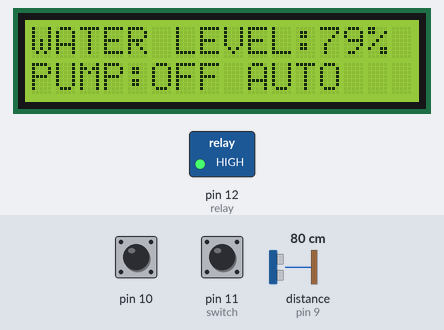
Bench run of a sketch on a simulated Arduino Uno, built with avr-gcc and run on an emulated ATmega328P. Parts: 16×2 character LCD, switched loads named in the sketch (green lamp = pin HIGH). Wiring (from diagram.json): ultrasonic range finder: trigger pin 8; echo pin 9. The inputs (shaded band) are chosen by the test bench; at power-on: distance to the obstacle (sensor on pin 9) 80 cm, pin 11 (switch) HIGH, pin 10 HIGH. The echo pulse lasts 58.3 µs per cm; EEPROM starts erased; pins used as bus, display or sensor lines are not drawn.

Above: at 1.2 s.
1.3 s: distance to the obstacle (sensor on pin 9) set to 266 cm
At 2.2 s:
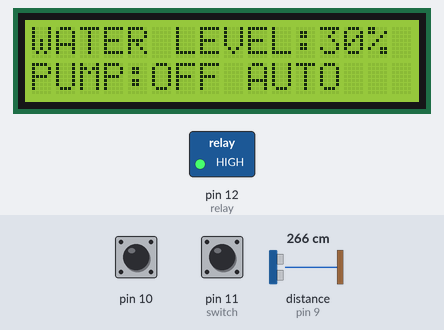
3.1 s: distance to the obstacle (sensor on pin 9) set to 273 cm
At 4.2 s:
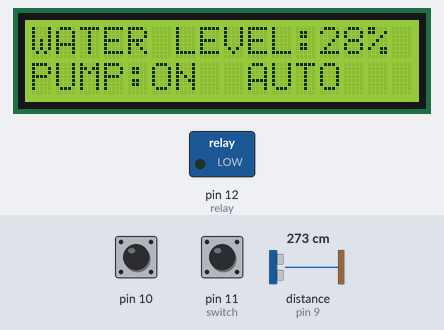
4.6 s: pin 11 (switch) pulled LOW for 0.15 s
At 5.0 s:
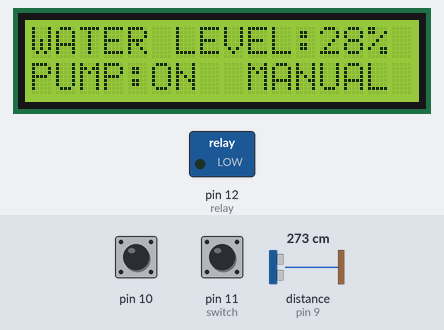
6.7 s: pin 10 pulled LOW for 0.15 s
At 8.0 s:
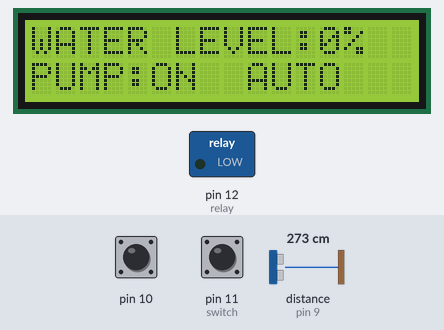
8.8 s: pin 11 (switch) pulled LOW for 1 s
At 9.6 s:
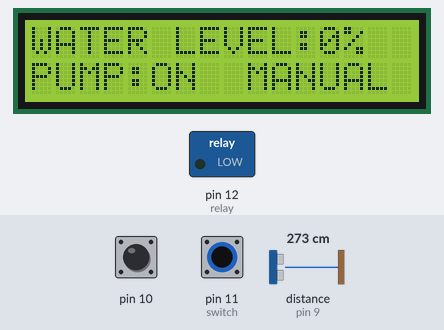
11.4 s: distance to the obstacle (sensor on pin 9) set to 18 cm
At 12.2 s:
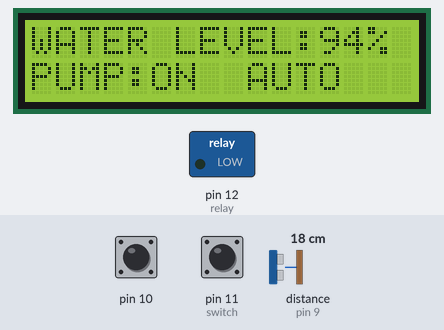
Timing chart, 0 to 13.9 s (numbered marks = the images above; inputs shaded):
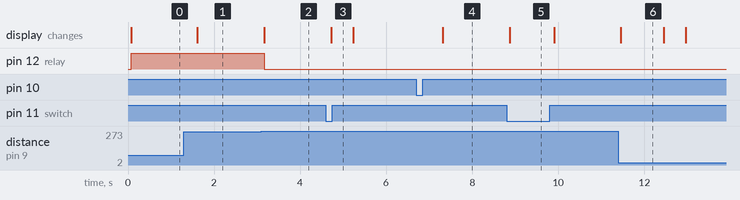

Measured:
- the behaviour switches between 269 and 270 cm on distance to the obstacle (sensor on pin 9) (found by bisection; images 1 and 2)
- after the input at 1.3 s, the display: changes after 0.31 s (image 1)
- after the input at 3.1 s, pin 12 (relay): HIGH → LOW after 0.06 s; the display: changes after 0.06 s (image 2)
- after the input at 4.6 s, the display: changes after 0.12 s (image 3)
- after the input at 6.7 s, the display: changes after 0.61 s (image 4)
- after the input at 8.8 s, the display: changes after 0.07 s (image 5)
- after the input at 11.4 s, the display: changes after 0.05 s (image 6)

The sketch:

sketch.ino
```cpp
#include <EEPROM.h>
#include <LiquidCrystal.h>

// Initialize LCD with the specified pin configuration
LiquidCrystal lcd(2, 3, 4, 5, 6, 7);

// Structure to hold water level data
struct WaterLevelData {
  long inches;
  int set_val;
  int percentage;
};
// Create an instance of the structure
WaterLevelData waterLevel;
// Pointer to the waterLevel structure
WaterLevelData *waterLevelPtr = &waterLevel;

long duration;
bool state, pump;

void setup() {
  lcd.begin(16, 2);
  lcd.print("WATER LEVEL: ");
  lcd.setCursor(0, 1);
  lcd.print("PUMP:OFF MANUAL");

  // Set pin modes for pins 8 to 12
  for (int pin = 8; pin <= 12; ++pin) {
    if (pin == 8 || pin == 12) {
      pinMode(pin, OUTPUT);
    } else {
      pinMode(pin, INPUT_PULLUP);
    }
  }

  waterLevelPtr->set_val = EEPROM.read(0);
  if (waterLevelPtr->set_val > 150) {
    waterLevelPtr->set_val = 150;
  }
}

void loop() {
  digitalWrite(3, LOW);
  delayMicroseconds(2);
  digitalWrite(8, HIGH);
  delayMicroseconds(10);
  digitalWrite(8, LOW);

  duration = pulseIn(9, HIGH);

  // Calculate and display inches and percentage values using pointers
  waterLevelPtr->inches = microsecondsToInches(duration);
  waterLevelPtr->percentage = (waterLevelPtr->set_val - waterLevelPtr->inches) * 100 / waterLevelPtr->set_val;

  // Display the percentage value on LCD
  lcd.setCursor(12, 0);
  if (waterLevelPtr->percentage < 0) waterLevelPtr->percentage = 0;
  lcd.print(waterLevelPtr->percentage);
  lcd.print("%  ");

  // Pump control logic based on water level percentage using pointer
  if (waterLevelPtr->percentage < 30 & digitalRead(11)) pump = 1;
  if (waterLevelPtr->percentage > 99) pump = 0;
  digitalWrite(12, !pump);


  // Display pump status on LCD
  lcd.setCursor(5, 1);
  if (pump == 1) lcd.print("ON ");
  else if (pump == 0) lcd.print("OFF");

  // Display mode status on LCD (MANUAL or AUTO)
  lcd.setCursor(9, 1);
  if (!digitalRead(11)) lcd.print("MANUAL");
  else lcd.print("AUTO  ");

  // Adjust threshold if button is pressed in AUTO mode
  if (!digitalRead(10) & !state & digitalRead(11)) {
    state = 1;
    waterLevelPtr->set_val = waterLevelPtr->inches;
    EEPROM.write(0, waterLevelPtr->set_val);
  }

  // Toggle pump if button is pressed in MANUAL mode
  if (!digitalRead(10) & !state & !digitalRead(11)) {
    state = 1;
    pump = !pump;
  }

  // Reset state when button is released
  if (digitalRead(10)) state = 0;

  delay(500);
}

// Function to convert microseconds to inches
long microsecondsToInches(long microseconds) {
  return microseconds / 74 / 2;
}
```
